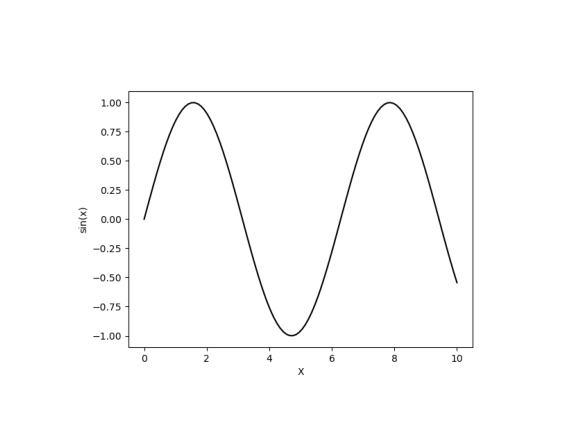

Here is the Python script that generated this plot:
import numpy as np
from dephycf import plotbasics

x = np.linspace(0, 10, 100)
y = np.sin(x)

# Call plotting function
plotbasics.plot(x, y, name="line_plot.png", xlabel="X", ylabel="sin(x)")

# Reload the saved figure for doc display
import matplotlib.pyplot as plt
img = plt.imread("line_plot.png")
plt.imshow(img)
plt.axis("off")
